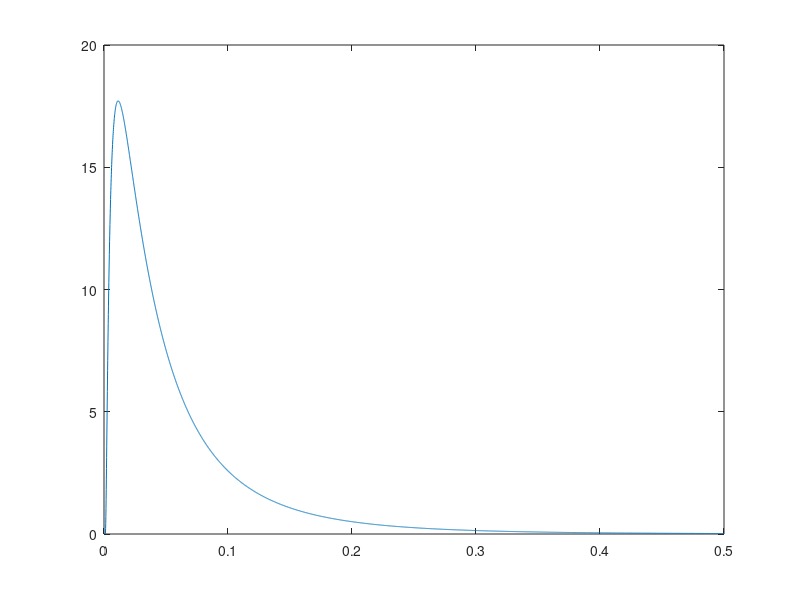

Write MATLAB code to recreate this figure.
Pu = 500e-3;
Po = 1e-3;
x = 0:0.0001:Pu;
LA_B =1e-3;
a = 4;
d = 2/a;
fx =  2 * pi * LA_B * x.^(d - 1).* exp(- pi * LA_B .* (x/Po).^d) / (a * Po^d .* (1 - exp(- pi * LA_B .* (Pu/Po).^d)));

x = Po:0.0001:Pu;
a = 0.94;
b = 0.5;
theta = log((Pu/Po).^(1/a)).^(1/b);
gx = (2 * pi * LA_B) / (a * b * (1 - exp(- pi * LA_B .* theta.^2))) * (1 ./ x) .* (log((x/Po).^(1/a)).^(2/b - 1)) .* exp(- pi * LA_B .* log((x/Po).^(1/a)).^(2/b));
F = @(x) (2 * pi * LA_B) / (a * b * (1 - exp(- pi * LA_B .* theta.^2))) * (1 ./ x) .* (log((x/Po).^(1/a)).^(2/b - 1)) .* exp(- pi * LA_B .* log((x/Po).^(1/a)).^(2/b));
I = integral(@(x)F(x),Po,Pu)
plot(x,gx)